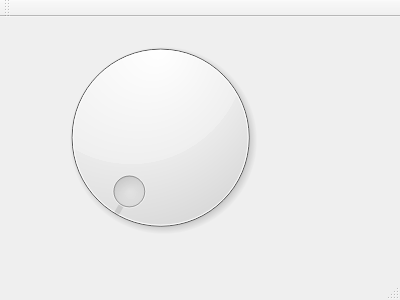
<?xml version="1.0" encoding="UTF-8"?>
<ui version="4.0">
 <class>MainWindow</class>
 <widget class="QMainWindow" name="MainWindow">
  <property name="geometry">
   <rect>
    <x>0</x>
    <y>0</y>
    <width>400</width>
    <height>300</height>
   </rect>
  </property>
  <property name="windowTitle">
   <string>MainWindow</string>
  </property>
  <widget class="QWidget" name="centralWidget">
   <widget class="QDial" name="dial">
    <property name="geometry">
     <rect>
      <x>30</x>
      <y>10</y>
      <width>261</width>
      <height>221</height>
     </rect>
    </property>
   </widget>
  </widget>
  <widget class="QMenuBar" name="menuBar">
   <property name="geometry">
    <rect>
     <x>0</x>
     <y>0</y>
     <width>400</width>
     <height>21</height>
    </rect>
   </property>
  </widget>
  <widget class="QToolBar" name="mainToolBar">
   <attribute name="toolBarArea">
    <enum>TopToolBarArea</enum>
   </attribute>
   <attribute name="toolBarBreak">
    <bool>false</bool>
   </attribute>
  </widget>
  <widget class="QStatusBar" name="statusBar"/>
 </widget>
 <layoutdefault spacing="6" margin="11"/>
 <resources/>
 <connections/>
</ui>
